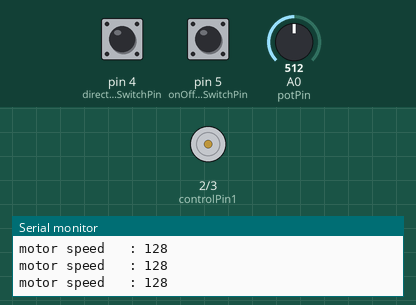
Recording of a sketch running on a simulated Arduino Uno, built with avr-gcc and run on an emulated ATmega328P. On the bench: motor-driver pin pairs drawn as motors (green arrow = first pin HIGH = forward, orange = second pin HIGH = backward, longer = more drive, scaled by the enable pin), the last lines printed to the serial monitor. The inputs (shaded band) are chosen by the test bench; at power-on: pin 4 (directionSwitchPin) LOW, pin 5 (onOffSwitchStateSwitchPin) LOW, A0 (potPin) = 512.

Above: at 1.2 s.
1.3 s: pin 4 (directionSwitchPin) pulled HIGH for 0.15 s
2.9 s: pin 5 (onOffSwitchStateSwitchPin) pulled HIGH for 0.15 s
At 4.1 s:
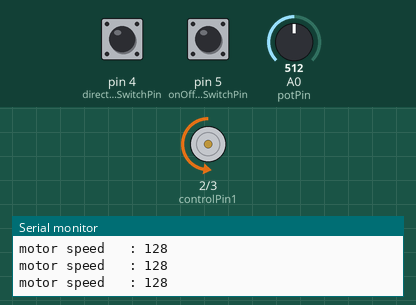
4.5 s: A0 (potPin) set to 716
At 5.6 s:
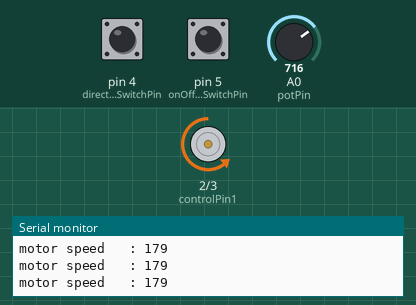
6.0 s: A0 (potPin) set to 900
At 6.7 s:
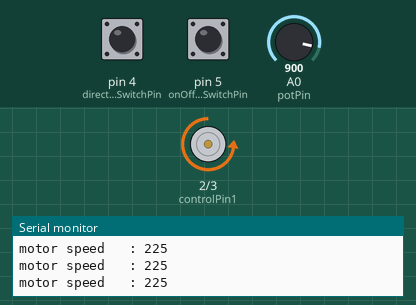
7.5 s: A0 (potPin) set to 122
At 8.7 s:
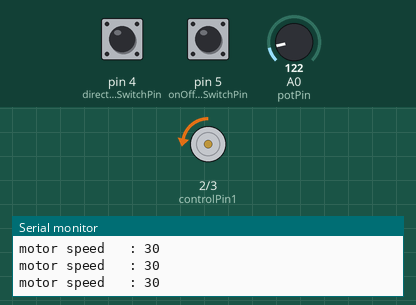
9.0 s: pin 4 (directionSwitchPin) pulled HIGH for 1 s
At 10.1 s:
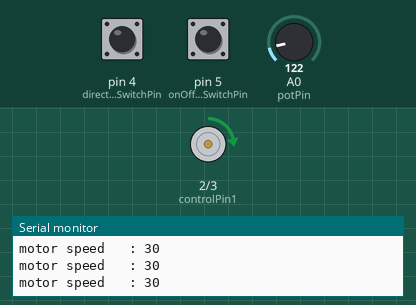
Timing chart, 0 to 12.0 s (numbered marks = the images above; inputs shaded):
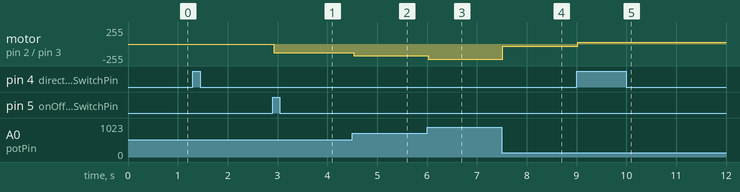

The sketch:

Zoetrope.ino
```cpp
const int controlPin1 = 2;
const int controlPin2 = 3;
const int enablePin = 9;
const int directionSwitchPin = 4;
const int onOffSwitchStateSwitchPin = 5;
const int potPin = A0;

int onOffSwitchState = 0;
int previousOnOffSwitchState = 0;
int directionSwitchState =0;
int previousDirectionSwitchState = 0;

int motorEnabled = 0;
int motorSpeed = 0;
int motorDirection = 1;


void setup() {
  // put your setup code here, to run once:
  pinMode(directionSwitchPin, INPUT);
  pinMode(onOffSwitchStateSwitchPin, INPUT);
  pinMode(controlPin1, OUTPUT);
  pinMode(controlPin2, OUTPUT);
  pinMode(enablePin, OUTPUT);

  digitalWrite(enablePin, LOW);

  Serial.begin(9600);
}

void loop() {
  // put your main code here, to run repeatedly:
  onOffSwitchState = digitalRead(onOffSwitchStateSwitchPin);
  delay(1);
  directionSwitchState = digitalRead(directionSwitchPin);
  motorSpeed = analogRead(potPin)/4;
  Serial.print("motor speed\t : ");
  Serial.println(motorSpeed);
  if(onOffSwitchState != previousOnOffSwitchState){ // set motor on with switch
    if(onOffSwitchState == HIGH){
      motorEnabled = !motorEnabled;
    }
  }
  if (directionSwitchState != previousDirectionSwitchState){ //changin direction off the motor based on switches
    if(directionSwitchState == HIGH){
      motorDirection = !motorDirection;
    }
  }
  if(motorDirection == 1){
    digitalWrite(controlPin1, HIGH);
    digitalWrite(controlPin2, LOW);

  }else {
    digitalWrite(controlPin1, LOW);
    digitalWrite(controlPin2, HIGH);
  }

  if (motorEnabled==1){
    analogWrite(enablePin, motorSpeed); // set motor to run at speed which is determined by potentiometer
  }else{
    analogWrite(enablePin, 0);
  }

  previousDirectionSwitchState = directionSwitchState; // save current state of switches to values for next loop
  previousOnOffSwitchState = onOffSwitchState;
}
```

Measured:
- after the input at 2.9 s, motor on pin 2 (controlPin1) / pin 3 (controlPin2): stopped → backward 128/255 at once
- after the input at 4.5 s, motor on pin 2 (controlPin1) / pin 3 (controlPin2): backward 128/255 → backward 179/255 at once
- after the input at 6.0 s, motor on pin 2 (controlPin1) / pin 3 (controlPin2): backward 179/255 → backward 225/255 at once
- after the input at 7.5 s, motor on pin 2 (controlPin1) / pin 3 (controlPin2): backward 225/255 → backward 30/255 at once
- after the input at 9.0 s, motor on pin 2 (controlPin1) / pin 3 (controlPin2): backward 30/255 → forward 30/255 at once
